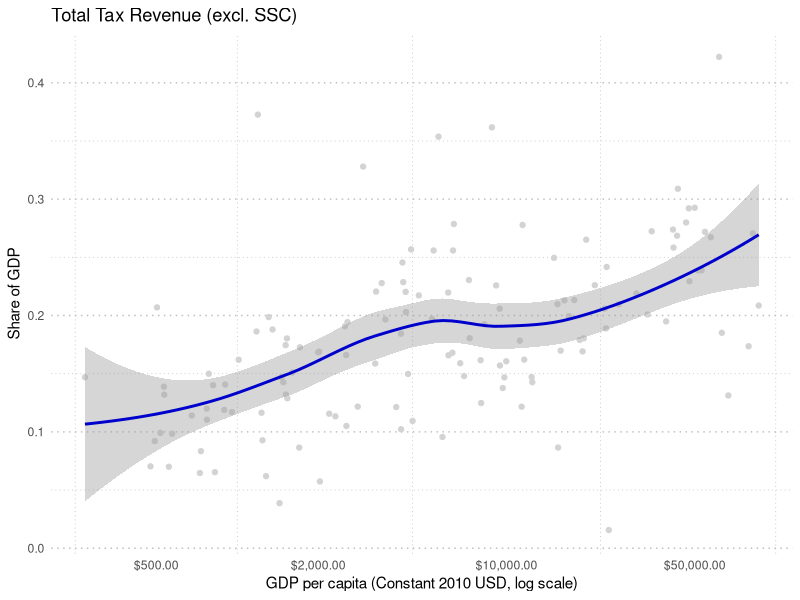
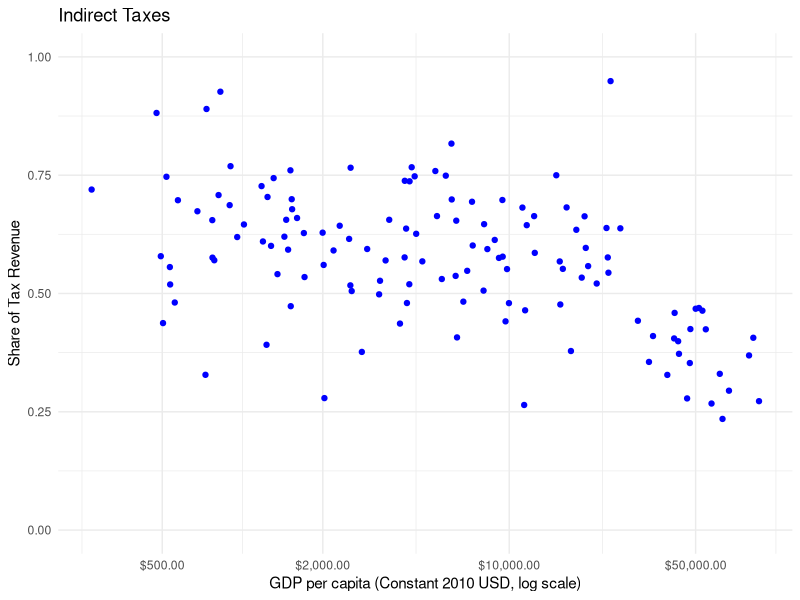
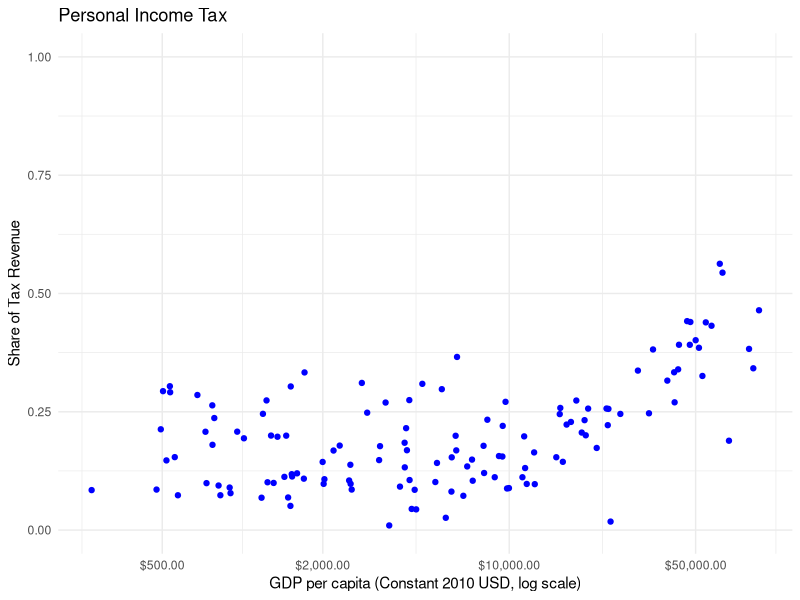
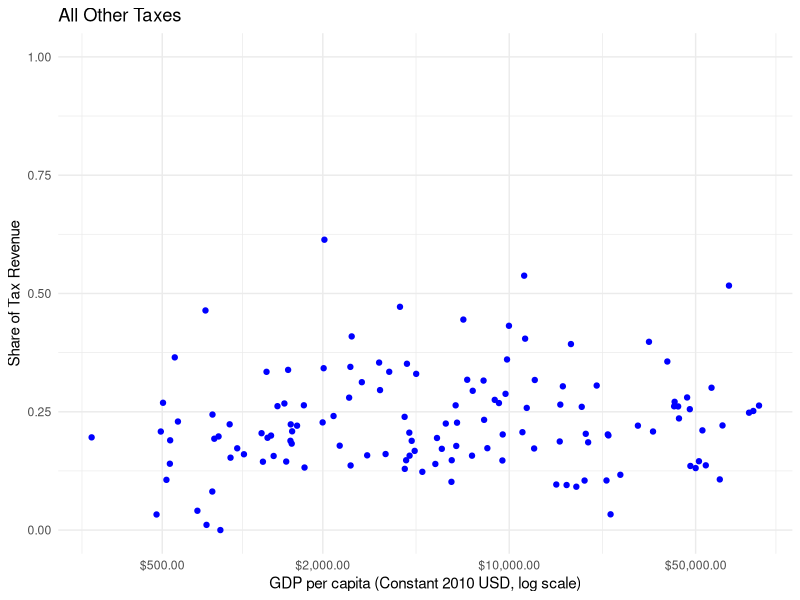

These charts were generated, in order, by the following R code: (Note: this script raises an error after producing the figures.)
#### Preamble ####
# Purpose: Replicated Figure 1 from The Equity of Tax Systems in Low- and MiddleIncome Countries paper
# Author: Amie Liu, Wanling Ma
# Date: 13 February 2024
# Contact: wanling.ma@mail.utoronto.ca
# License: MIT


#### Workspace setup ####
library(tidyverse)
library(haven) # for reading .dta files
library(dplyr) # for data manipulation
library(ggplot2)
library(patchwork)

#### Pre-process data ####

target_year <- 2018

# Bring in Population and GDP, World Development Indicators World Bank
pop <- read_dta("../data/raw_data/gdp_population_WDI.dta") %>%
  filter(year == target_year) %>%
  select(-year)

# Bring in Oil and Gas Rich status countries from Ross-Mahdavi (2015)
oil <- read_dta("../data/raw_data/ross_mahdavi.dta") %>%
  filter(year == 2013) %>%
  rename(oil_pct_2013 = oil_pct) %>%
  select(country, oil_pct_2013)

# Bring in tax rates data
tax_rates <- read_dta("../data/raw_data/globalETR_bfjz.dta") %>%
  filter(year == target_year)

# Clean up tax_rates data for merge
tax_rates <- tax_rates %>%
  select(-year)

# Merge with population data
merged_data <- tax_rates %>%
  left_join(pop, by = c("country" = "country"))

# Keep only the rows that successfully merged
merged_data <- filter(merged_data, !is.na(pop))

# Merge with oil data
merged_data <- merged_data %>%
  left_join(oil, by = c("country" = "country"))

# Adding ISO codes
merged_data$iso3 <- merged_data$country

# Add income classification and continents from WB (country_frame)
country_frame <- read_dta("../data/raw_data/country_frame.dta")
merged_data <- left_join(merged_data, country_frame, by = c("iso3" = "iso3"))


# Apply 2 sample conditions: more than 1M inhabitants, less than 33% of GDP arises from oil and gas production
merged_data <- filter(merged_data, pop > 1000000) # Drop countries with <= 1M inhabitants

# Listing and dropping countries where oil and gas production is >= 33%
merged_data <- filter(merged_data, is.na(oil_pct_2013) | oil_pct_2013 < 0.33) # Drop oil and gas producers
merged_data <- rename(merged_data, country_name = "country_name.x", region = "region.x")
merged_data <- merged_data %>% select(-c("region.y", "country_name.y"))

merged_data <- merged_data %>%
  mutate(
    gdp_to_ndp = gdp_currentusd / ndp_usd
  )

# Updating variables from NDP ratios to GDP ratios
vars_to_update <- c("pct_tax", "pct_1100", "pct_1200", "pct_2000", "pct_4000", "pct_5000", "pct_6000")
for(var in vars_to_update) {
  merged_data[[var]] <- 100 * (merged_data[[var]] / merged_data$gdp_to_ndp)
}

merged_data <- merged_data %>%
  mutate(
    gdp_to_ndp = gdp_currentusd / ndp_usd,
    pct_tax_noSSC = pct_tax - pct_2000,
    pct_other_taxes = pct_1200 + pct_4000 + pct_6000,
    gdp_pc = gdp_currentusd / pop,
    ln_gdp_pc = log(gdp_pc),
    ndp_pc = ndp_usd / pop,
    ln_ndp_pc = log(ndp_pc)
  )


#### Draw Figure 1.1 ####

# Generate Gpct_tax_noSSC as pct_tax_noSSC divided by 100
merged_data <- merged_data %>%
  mutate(Gpct_tax_noSSC = pct_tax_noSSC / 100)

# Create the plot
p1 <- ggplot(merged_data, aes(x = gdp_pc, y = Gpct_tax_noSSC)) +
  geom_point(color = "lightgrey") +
  geom_smooth(method = "loess", color = "mediumblue", formula = y ~ x, se = TRUE) + 
  scale_x_log10(labels = scales::label_dollar(), breaks = c(500, 2000, 10000, 50000)) +
  labs(
    x = "GDP per capita (Constant 2010 USD, log scale)",
    y = "Share of GDP",
    subtitle = "Total Tax Revenue (excl. SSC)"
  ) +
  theme_minimal() +
  theme(
    plot.background = element_blank(),
    panel.grid.minor = element_line(color = "grey", linetype = "dotted"),
    panel.grid.major.x = element_blank(),
    panel.grid.major.y = element_line(color = "grey", linetype = "dotted"),
    plot.subtitle = element_text(size = rel(1.2))
  )

#### Draw Figure 1.2 - 1.4 ####

##### Mutate Data #####
vars <- c("pct_tax_noSSC", "pct_1100", "pct_5000", "pct_other_taxes", "pct_1200", "pct_4000", "pct_6000")

# Generating ratios
for (var in vars) {
  new_var_name <- paste0("r_", var)
  merged_data[[new_var_name]] <- merged_data[[var]] / merged_data$pct_tax_noSSC
}

##### Draw Figure 1.2 #####
p2 <- ggplot(merged_data, aes(x = gdp_pc, y = r_pct_5000)) +
  geom_point(color = "blue") +
  scale_x_log10(labels = scales::label_dollar(), breaks = c(500, 2000, 10000, 50000)) +
  labs(
    x = "GDP per capita (Constant 2010 USD, log scale)",
    y = "Share of Tax Revenue",
    subtitle = "Indirect Taxes"
  ) +
  ylim(0, 1) + 
  theme_minimal() +
  theme(
    plot.background = element_blank(),
    plot.subtitle = element_text(size = rel(1.2))
  )


##### Draw Figure 1.3 #####
p3 <- ggplot(merged_data, aes(x = gdp_pc, y = r_pct_1100)) +
  geom_point(color = "blue") +
  scale_x_log10(labels = scales::label_dollar(), breaks = c(500, 2000, 10000, 50000)) +
  labs(
    x = "GDP per capita (Constant 2010 USD, log scale)",
    y = "Share of Tax Revenue",
    subtitle = "Personal Income Tax"
  ) +
  ylim(0, 1) + 
  theme_minimal() +
  theme(
    plot.background = element_blank(),
    plot.subtitle = element_text(size = rel(1.2))
  )

##### Draw Figure 1.4 #####
p4 <- ggplot(merged_data, aes(x = gdp_pc, y = r_pct_other_taxes)) +
  geom_point(color = "blue") +
  scale_x_log10(labels = scales::label_dollar(), breaks = c(500, 2000, 10000, 50000)) +
  labs(
    x = "GDP per capita (Constant 2010 USD, log scale)",
    y = "Share of Tax Revenue",
    subtitle = "All Other Taxes"
  ) +
  ylim(0, 1) + 
  theme_minimal() +
  theme(
    plot.background = element_blank(),
    plot.subtitle = element_text(size = rel(1.2))
  )


write_dta(merged_data, "../data/proc/tax_sample.dta")


print(p1)
print(p2)
print(p3)
print(p4)
